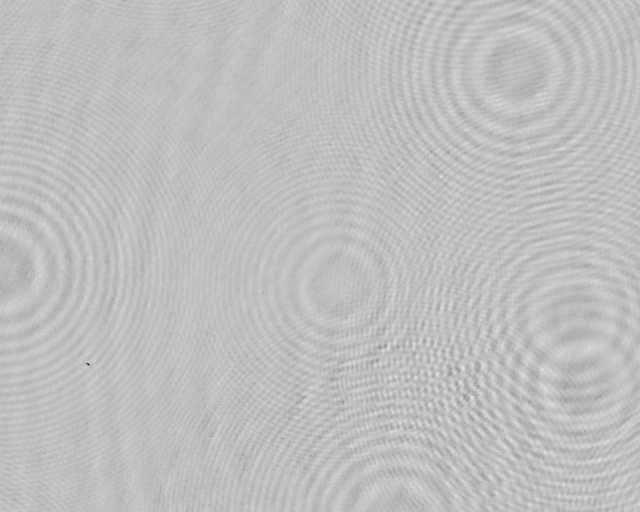
#> input picture center_find/poli2um.tiff, 1280 x 1024 px (shown at 1/2 size)
$ python cr.py
#> lines starting #> are read from the running program, lines starting #| are printed output that depends on the picture
import cv2
import numpy as np
import matplotlib.pylab as plt


N = 1024
im  = cv2.cvtColor(cv2.imread("poli2um.tiff"), cv2.COLOR_BGR2GRAY)[0:N,0:N]
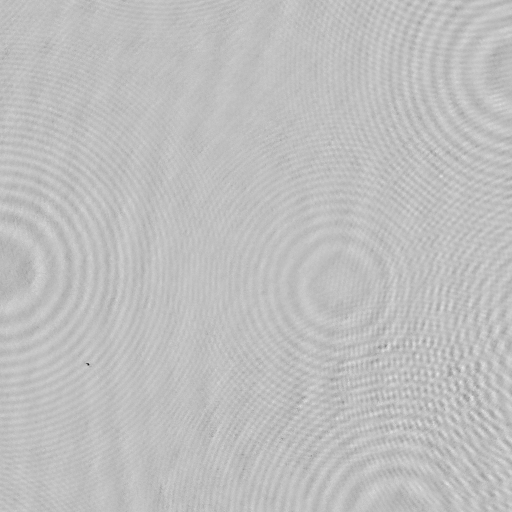
#> im: shape (1024, 1024) (shown at 1/2 size); min 0, max 255, mean 190.6
dim = im.shape
#> dim = (1024, 1024)

onesvec = np.ones(N)
inds  = (np.arange(N)+.5 - N/2.) /(N-1.)

X = np.outer(onesvec, inds)
Y = np.transpose(X)

R  = np.sqrt(X**2. + Y**2.)
R2 = np.sqrt((X-0.25)**2 + (Y+0.25)**2.)

K = np.exp(-(R**2)/0.055)*np.cos(R/0.007)**2

KK = np.cos(R**2 / 0.0015)

signal = np.cos(R**2 / 0.0015) + np.cos(R2**2/0.0015 )


im_f = np.fft.fft2(np.fft.fftshift(im))
ss_f = np.fft.fft2(np.fft.fftshift(signal))
kk_f = np.fft.fft2(np.fft.fftshift(KK))


conv_f = im_f * kk_f

conv2_f = ss_f * kk_f


map_centers = np.real(np.fft.fftshift(np.fft.ifft2(conv_f)))
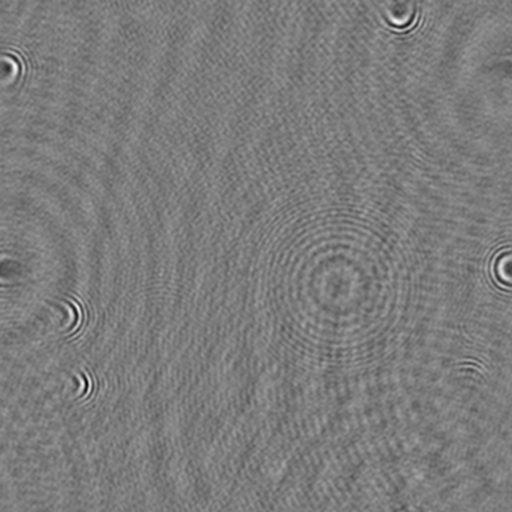
#> map_centers: shape (1024, 1024) float64 (shown at 1/2 size); min -326286, max 176785.5, mean -80881.5; drawn with min black and max white
cent = np.real(np.fft.fftshift((np.fft.ifft2(conv2_f))))

#plt.imshow(np.log10(map_centers/np.max(map_centers)))
#plt.figure(2)
plt.imshow(cent, vmin=0, vmax=400000)
plt.colorbar()
plt.figure(2)
plt.imshow(signal, vmin=0, vmax=0.5)
plt.colorbar()

plt.show()
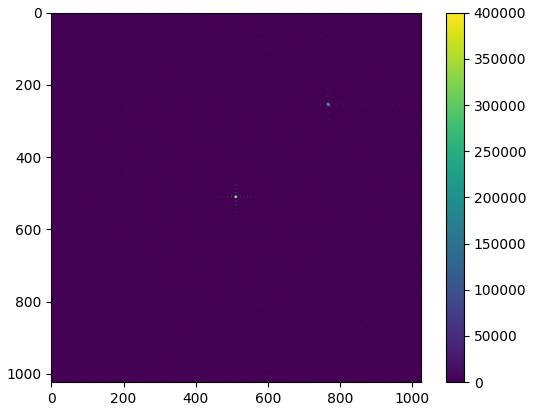
#> figure drawn by matplotlib, 2 panels
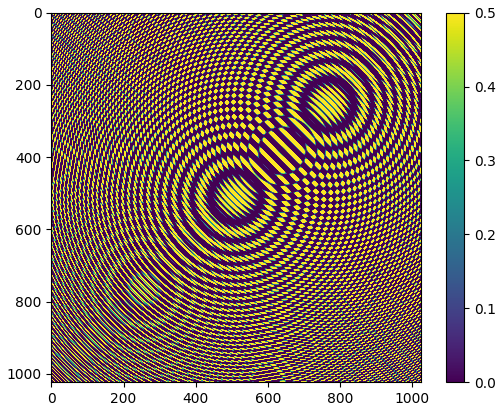
#> figure drawn by matplotlib, 2 panels
